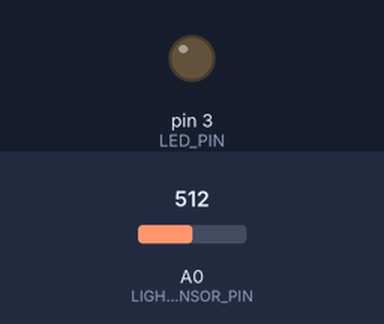
The sketch below on a simulated Arduino Uno, built with avr-gcc and run on an emulated ATmega328P. Shown: output pins drawn as LEDs (lit = HIGH). Inputs (shaded band) come from the test bench; at power-on: A0 (LIGHT_SENSOR_PIN) = 512. What the sketch prints to the serial monitor is not drawn.

Above: at 1.2 s.
1.3 s: A0 (LIGHT_SENSOR_PIN) set to 488
At 2.9 s:
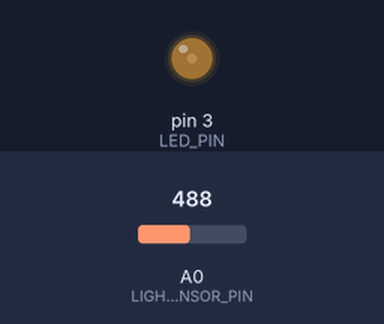
4.3 s: A0 (LIGHT_SENSOR_PIN) set to 510
At 5.0 s:
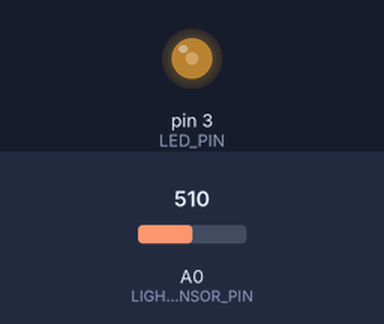
5.8 s: A0 (LIGHT_SENSOR_PIN) set to 490
At 7.3 s:
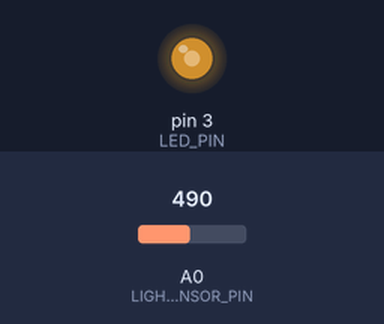
8.8 s: A0 (LIGHT_SENSOR_PIN) set to 691
At 8.8 s:
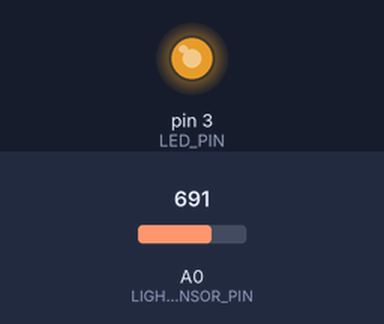
11.8 s: A0 (LIGHT_SENSOR_PIN) set to 711
At 13.37 s:
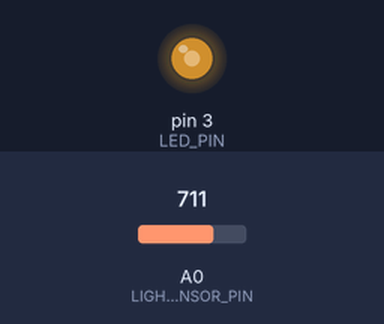
14.8 s: A0 (LIGHT_SENSOR_PIN) set to 690
At 15.4 s:
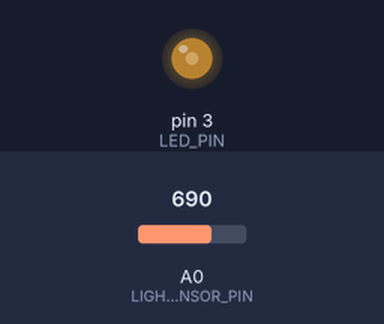
Timing chart, 0 to 17.3 s (numbered marks = the images above; inputs shaded):
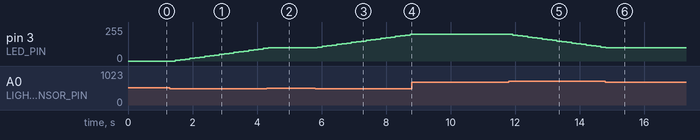

The sketch:

auto_light.ino
```cpp
const int LIGHT_SENSOR_PIN = A0;  // 光敏感測器
const int LED_PIN = 3;            // LED（使用 PWM 腳位）
const int SAMPLES = 10;           // 取樣次數

// 光線閾值
const int DARK_THRESHOLD = 500;   // 暗光閾值
const int BRIGHT_THRESHOLD = 700; // 亮光閾值

// LED 亮度控制
int currentBrightness = 0;
const int FADE_AMOUNT = 5;        // 漸變步進值

void setup() {
  Serial.begin(9600);
  pinMode(LED_PIN, OUTPUT);
}

void loop() {
  // 讀取平均光線強度
  int avgLight = getAverageLightLevel();

  // 根據光線強度調整 LED 亮度
  if (avgLight < DARK_THRESHOLD) {
    // 光線暗，增加亮度
    fadeToTarget(255);
  }
  else if (avgLight > BRIGHT_THRESHOLD) {
    // 光線亮，降低亮度
    fadeToTarget(0);
  }

  // 顯示數據
  Serial.print("光線強度: ");
  Serial.print(avgLight);
  Serial.print(" LED亮度: ");
  Serial.println(currentBrightness);

  delay(50);
}

// 取得平均光線強度
int getAverageLightLevel() {
  long total = 0;

  for (int i = 0; i < SAMPLES; i++) {
    total += analogRead(LIGHT_SENSOR_PIN);
    delay(10);
  }

  return total / SAMPLES;
}

// LED 亮度平滑過渡
void fadeToTarget(int target) {
  if (currentBrightness < target) {
    currentBrightness = min(currentBrightness + FADE_AMOUNT, target);
  } else if (currentBrightness > target) {
    currentBrightness = max(currentBrightness - FADE_AMOUNT, target);
  }

  analogWrite(LED_PIN, currentBrightness);
}
```

Measured:
- the behaviour switches between 500 and 499 on A0 (LIGHT_SENSOR_PIN) (found by bisection; images 0 and 1)
- the behaviour switches between 700 and 701 on A0 (LIGHT_SENSOR_PIN) (found by bisection; images 4 and 5)
- after the input at 1.3 s, pin 3 (LED_PIN): moves from 0/255 to 95/255 over 2.7 s, starting after 0.17 s
- after the input at 4.3 s, pin 3 (LED_PIN): goes on until 4.3 s, then stays 100/255
- after the input at 5.8 s, pin 3 (LED_PIN): moves from 100/255 to 200/255 over 2.9 s, starting after 0.06 s
- after the input at 8.8 s, pin 3 (LED_PIN): stays 200/255 (without the input it goes to 205/255 after 0.10 s)
- after the input at 11.8 s, pin 3 (LED_PIN): moves from 200/255 to 105/255 over 2.7 s, starting after 0.13 s
- after the input at 14.8 s, pin 3 (LED_PIN): goes on until 14.8 s, then stays 100/255
